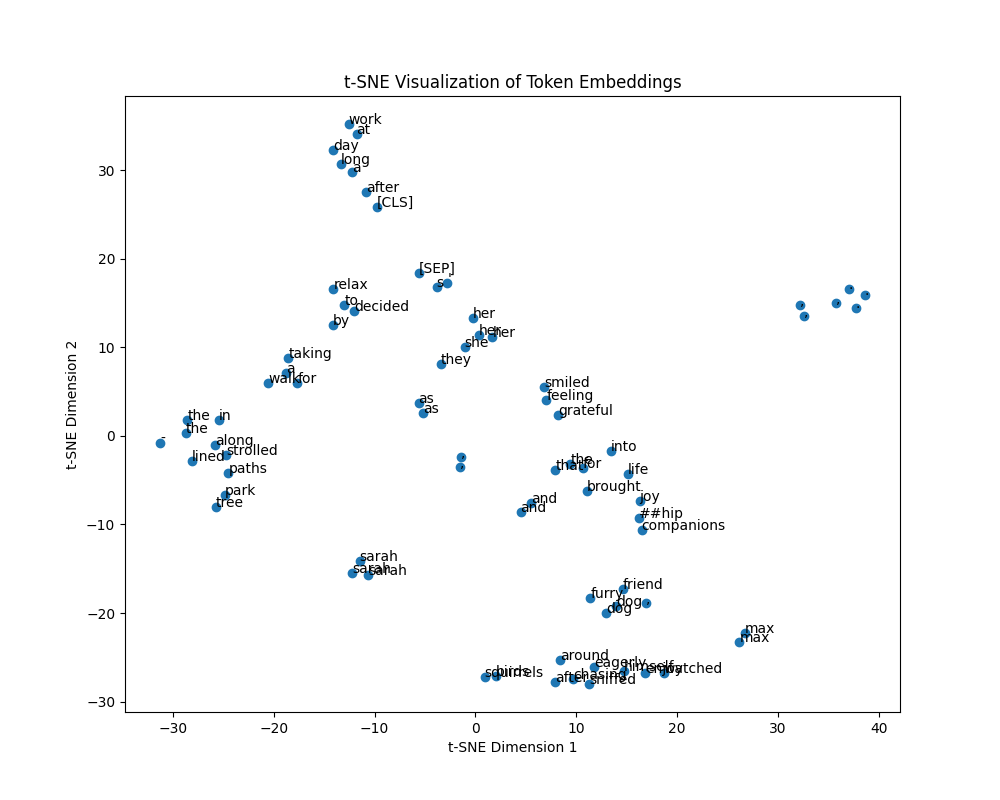

Write the Python code that produced this figure.
from transformers import BertTokenizer, BertModel
import torch
from sklearn.manifold import TSNE
import matplotlib.pyplot as plt

tokenizer = BertTokenizer.from_pretrained("bert-base-uncased")
model = BertModel.from_pretrained("bert-base-uncased")

input_text = """
After a long day at work, Sarah decided to relax by taking her 
dog for a walk in the park. As they strolled along the 
tree-lined paths, Sarah's dog, Max, eagerly sniffed around, 
chasing after squirrels and birds. Sarah smiled as she watched 
Max enjoy himself, feeling grateful for the companionship and 
joy that her furry friend brought into her life."""

# get tokens for the text input, plus
# tensors like:
# tokens["input_ids"] - a tensor of shape (batch_size, sequence_length) holding the token ids for the input text
# tokens["attention_mask"] - a tensor indicating which tensors should be attended to (1 for real tokens, 0 for padding)
# pt here stands for PyTorch tensors
tokens = tokenizer(input_text, return_tensors="pt")

# .no_grad() reduces gradient caclulation, useful for reducing memory consumption
with torch.no_grad():
    # past tensors to the BERT model
    outputs = model(**tokens)

# embeddings are generated here
# returns a tensor of shape (batch_size, sequence_length, hidden_size) containing the contextual embeddings
# for each token from the last layer of BERT
last_hidden_states = outputs.last_hidden_state
print("Token embeddings:")
for token, embedding in zip(tokens["input_ids"][0], last_hidden_states[0]):
    word = tokenizer.decode(int(token))
    print(f"{word}: {embedding}")

embeddings = model.embeddings
positional_embeddings = embeddings.position_embeddings.weight
position_ids = torch.arange(tokens["input_ids"].size(1), dtype=torch.long).unsqueeze(0)
input_positional_embeddings = positional_embeddings[position_ids]

print(f"Positional embeddings shape: {input_positional_embeddings.shape}")
print("Positional embeddings shape for each token:")

for token_id, pos_embedding in zip(
    tokens["input_ids"][0], input_positional_embeddings[0]
):
    token = tokenizer.decode([token_id])
    print(f"{token}: {pos_embedding}")

# visualization using t-SNE
tsne = TSNE(n_components=2, perplexity=5, random_state=42)
embeddings_tsne = tsne.fit_transform(last_hidden_states[0])

plt.figure(figsize=(10, 8))
plt.scatter(embeddings_tsne[:, 0], embeddings_tsne[:, 1], marker="o")
for i, word in enumerate(tokenizer.convert_ids_to_tokens(tokens["input_ids"][0])):
    plt.annotate(word, xy=(embeddings_tsne[i, 0], embeddings_tsne[i, 1]), fontsize=10)
plt.xlabel("t-SNE Dimension 1")
plt.ylabel("t-SNE Dimension 2")
plt.title("t-SNE Visualization of Token Embeddings")
plt.show()
plt.savefig("chapter_03/token_embeddings.png")
